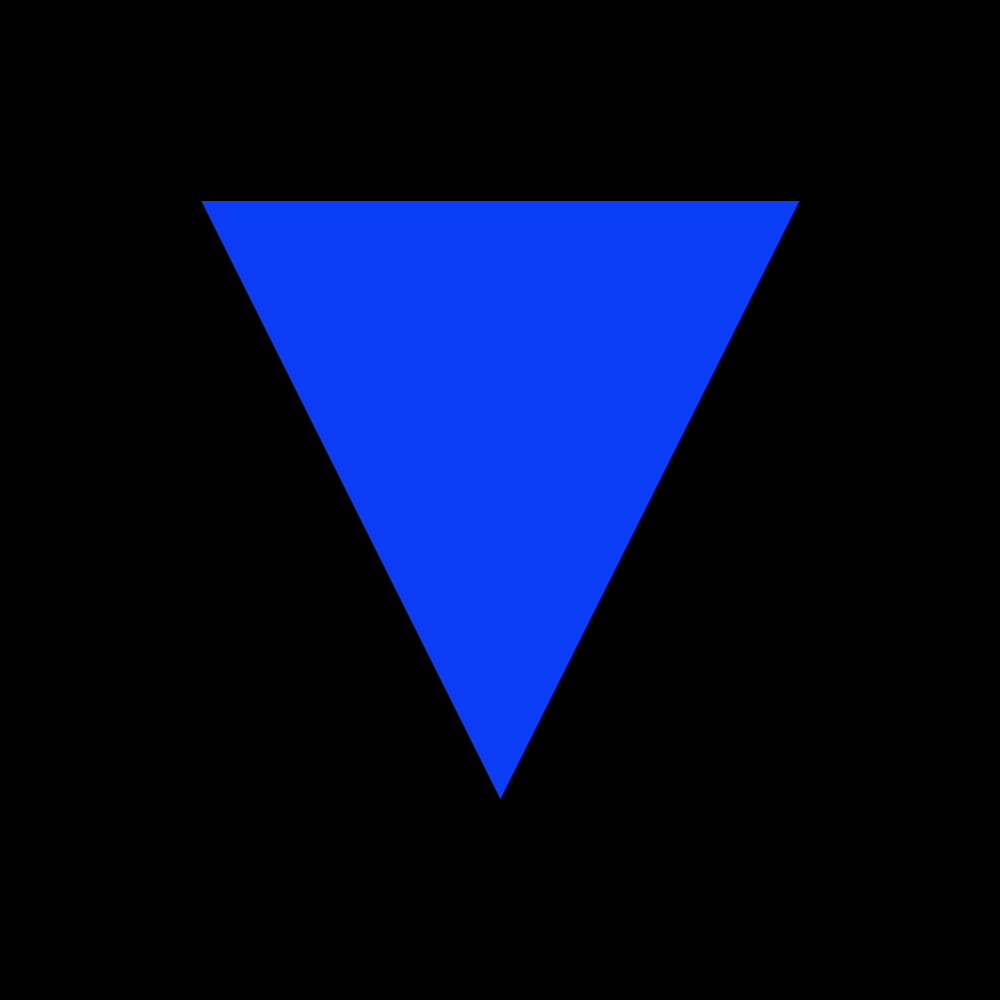
Frame 1 (no input)
Frame 60 (the mouse pressed at the canvas centre just before this capture): identical to frame 1, image omitted
Frame 120 (the mouse held since frame 60 and released just before this capture): identical to frame 1, image omitted

The Processing sketch that drew this single still picture (run headless with seeded random() and noise(); from frame 60 on, the mouse is pressed at the canvas centre):

// Processing sketch: sketch_8_ball2
// ── sketch_8_ball2.pde
String[] words = {"DON'T BET ON IT", "THE STARS SAY NO", "NO DOUBT ABOUT IT","IT IS DECIDEDLY SO","MY REPLY IS NO","MY SOURCES SAY NO","REPLY HAZY, ASK AGAIN","CANNOT PREDICT NOW"};


void setup() {
  size(1000, 1000);
  background(0);
  fill(#0C3DF7);
  triangle(200, 200, 500, 800, 800, 200);
  fill(255);
  textSize(50);
  textAlign(CENTER);
//text(words[int(random(8))], 385, 300, 250, 800);
}
void draw(){
}

void mouseClicked(){
  background(0);
   fill(#0C3DF7);
  triangle(200, 200, 500, 800, 800, 200);
  fill(255);
  text(words[int(random(8))], 365, 300, 300, 800);
  
}
